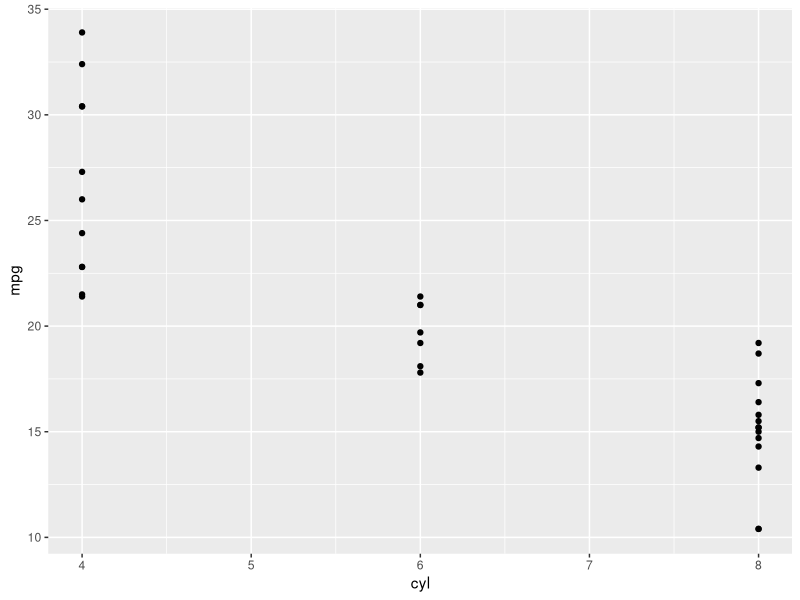

R code for this plot:
## ---- chunk 1
1 + 1
## ---- chunk 2
#| echo: false
2 * 2
## ---- chunk 3
library(tidyverse)

mtcars |> ggplot(aes(cyl, mpg)) + geom_point()
